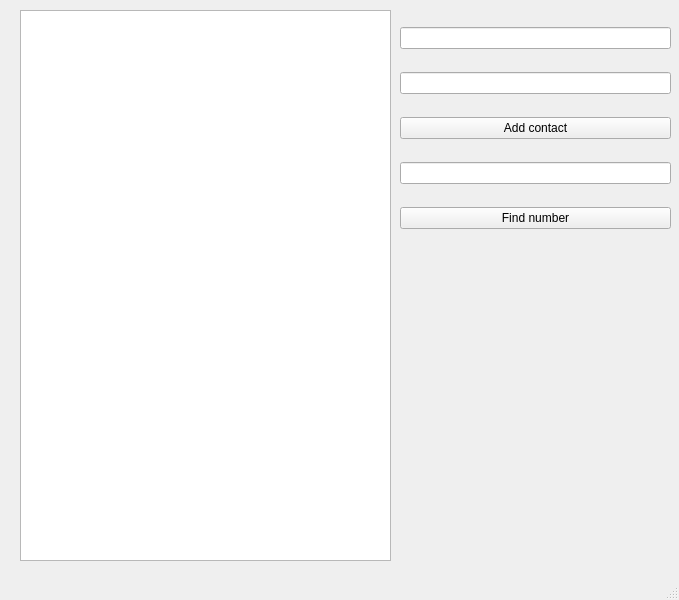
<?xml version="1.0" encoding="UTF-8"?>
<ui version="4.0">
 <class>MainWindow</class>
 <widget class="QMainWindow" name="MainWindow">
  <property name="geometry">
   <rect>
    <x>0</x>
    <y>0</y>
    <width>679</width>
    <height>600</height>
   </rect>
  </property>
  <property name="windowTitle">
   <string>MainWindow</string>
  </property>
  <widget class="QWidget" name="centralwidget">
   <widget class="QListView" name="listView">
    <property name="geometry">
     <rect>
      <x>20</x>
      <y>10</y>
      <width>371</width>
      <height>551</height>
     </rect>
    </property>
   </widget>
   <widget class="QWidget" name="verticalLayoutWidget">
    <property name="geometry">
     <rect>
      <x>400</x>
      <y>10</y>
      <width>271</width>
      <height>241</height>
     </rect>
    </property>
    <layout class="QVBoxLayout" name="verticalLayout">
     <item>
      <widget class="QLineEdit" name="lineEdit"/>
     </item>
     <item>
      <widget class="QLineEdit" name="lineEdit_2"/>
     </item>
     <item>
      <widget class="QPushButton" name="pushButton">
       <property name="text">
        <string>Add contact</string>
       </property>
      </widget>
     </item>
     <item>
      <widget class="QLineEdit" name="lineEdit_3"/>
     </item>
     <item>
      <widget class="QPushButton" name="pushButton_3">
       <property name="text">
        <string>Find number</string>
       </property>
      </widget>
     </item>
    </layout>
   </widget>
  </widget>
  <widget class="QMenuBar" name="menubar">
   <property name="geometry">
    <rect>
     <x>0</x>
     <y>0</y>
     <width>679</width>
     <height>29</height>
    </rect>
   </property>
  </widget>
  <widget class="QStatusBar" name="statusbar"/>
 </widget>
 <resources/>
 <connections/>
</ui>
